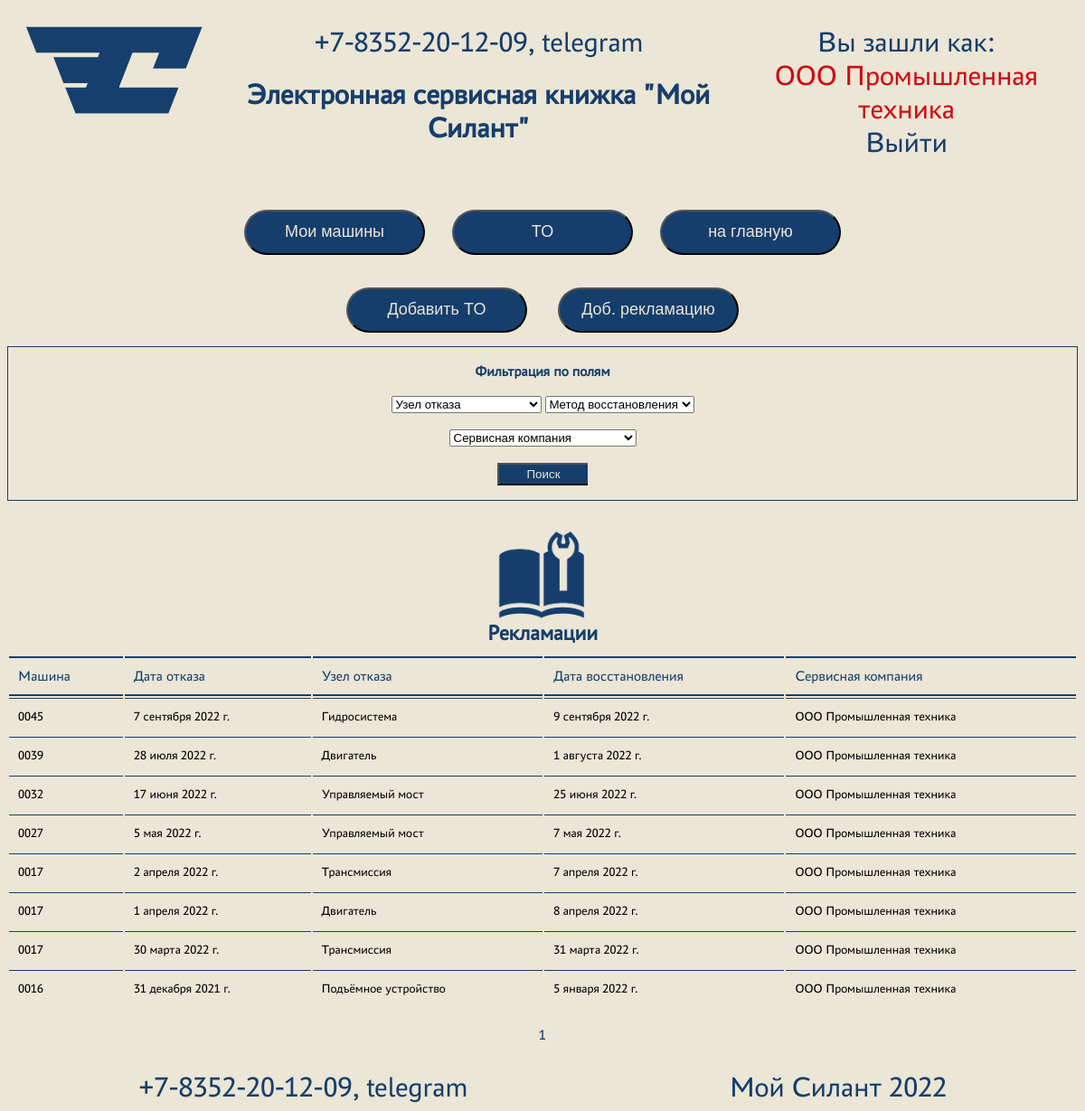
The app's page /reclamations (signed in) with its own data.
### service/models.py (models this page shows, shortened)
class Reclamations(models.Model):
    date = models.DateField(verbose_name="Дата отказа")
    work_time = models.IntegerField(verbose_name="Наработка (м/час)")
    node = models.ForeignKey(CatalogFailureNode, on_delete=models.CASCADE, verbose_name="Узел отказа")
    description = models.TextField(verbose_name="Описание отказа")
    recovery_method = models.ForeignKey(CatalogRecoveryMethod, on_delete=models.CASCADE,
                                        verbose_name="метод восстановления")
    repair_parts = models.TextField(blank=True, verbose_name="Используемые запчасти")
    repair_date = models.DateField(verbose_name="Дата восстановления")
    downtime = models.IntegerField(null=True, verbose_name="Время простоя техники")
    machine = models.ForeignKey(Machine, on_delete=models.CASCADE, verbose_name="Машина")
    service_company = models.ForeignKey(User, on_delete=models.CASCADE, verbose_name='Сервисная компания')
    class Meta:
        verbose_name = 'Рекламация'
        verbose_name_plural = 'Рекламации'

class Machine(models.Model):
    factory_number = models.CharField(max_length=20, unique=True, verbose_name='Зав. № машины')
    tech_model = models.ForeignKey(CatalogModelTech, null=True, on_delete=models.SET_NULL,
                                   verbose_name='Модель техники')
    engine_model = models.ForeignKey(CatalogModelEngine, null=True, on_delete=models.SET_NULL,
                                     verbose_name='Модель двигателя')
    factory_engine = models.CharField(max_length=20, unique=True, verbose_name='Зав. № двигателя')
    transmission_model = models.ForeignKey(CatalogModelTransmission, null=True, on_delete=models.SET_NULL,
                                           verbose_name='Модель трансмиссии')
    factory_transmission = models.CharField(max_length=20, unique=True, verbose_name='Зав. № трансмиссии')
    main_bridge_model = models.ForeignKey(CatalogModelMainBridge, null=True, on_delete=models.SET_NULL,
                                          verbose_name='Модель ведущего моста')
    factory_main_bridge = models.CharField(max_length=20, unique=True, verbose_name='Зав. № ведущего моста')
    control_bridge_model = models.ForeignKey(CatalogModelControlBridge, null=True, on_delete=models.SET_NULL,
                                             verbose_name='Модель управляемого моста')
    factory_control_bridge = models.CharField(max_length=20, unique=True, verbose_name='Зав. № управляемого моста')
    contract = models.TextField(verbose_name='Договор поставки')
    delivery_data = models.DateField(verbose_name='Дата отгрузки')
    consignee = models.TextField(verbose_name='Грузополучатель')
    address = models.TextField(verbose_name='Адрес поставки')
    equipment = models.TextField(null=True, verbose_name='Комплектация')
    client = models.ForeignKey(User, on_delete=models.CASCADE, verbose_name='Клиент')
    service_company = models.ForeignKey(CatalogServiceCompany, null=True, on_delete=models.SET_NULL,
                                        verbose_name='Сервисная компания')
    class Meta:
        verbose_name = 'Машина'
        verbose_name_plural = 'Машины'

class CatalogFailureNode(models.Model):
    name = models.CharField(max_length=255, unique=True, verbose_name="Узел")
    description = models.TextField(null=True, verbose_name="Описание")
    class Meta:
        verbose_name = 'Узел отказа'
        verbose_name_plural = 'Узлы отказа'
    def __str__(self):
        return self.name

### service/views.py (the view)
# urls.py: path('reclamations', ReclamationsView.as_view(), name='Reclamations'),
class ReclamationsView(LoginRequiredMixin, ListView):
    model = Reclamations
    ordering = ['-date']
    template_name = 'reclamations.html'
    context_object_name = 'reclamations'
    paginate_by = 10
    def get_queryset(self):
        if self.request.GET:
            manager_group = Group.objects.get(name='managers')
            service_group = Group.objects.get(name='service_organization')
            if manager_group in self.request.user.groups.all() or self.request.user.is_superuser == 1:
                queryset = super().get_queryset().order_by('-date')
            elif service_group in self.request.user.groups.all():
                queryset = Reclamations.objects.filter(service_company_id=self.request.user.id).order_by('-date')
            else:
                queryset = Reclamations.objects.filter(machine__client_id=self.request.user.id).order_by('-date')
            self.filterset = ReclamationsFilter(self.request.GET, queryset)
            return self.filterset.qs
        else:
            manager_group = Group.objects.get(name='managers')
            service_group = Group.objects.get(name='service_organization')
            if manager_group in self.request.user.groups.all() or self.request.user.is_superuser == 1:
                queryset = Reclamations.objects.all().order_by('-date')
            elif service_group in self.request.user.groups.all():
                queryset = Reclamations.objects.filter(service_company_id=self.request.user.id).order_by('-date')
            else:
                queryset = Reclamations.objects.filter(machine__client_id=self.request.user.id).order_by('-date')
            return queryset
    def get_context_data(self, *args, **kwargs):
        context = super(ReclamationsView, self).get_context_data(**kwargs)
        context['node'] = CatalogFailureNode.objects.all().order_by('name')
        context['recovery_method'] = CatalogRecoveryMethod.objects.all().order_by('name')
        context['service_company'] = CatalogServiceCompany.objects.all().order_by('name')
        return context

### service/templatetags/custom_tags.py (called while the page is built)
@register.filter(name='is_group')
def is_group(user, group_name):
    try:
        group = Group.objects.get(name=group_name)
        return group in user.groups.all()
    except Group.DoesNotExist:
        return False

### service/templates/reclamations.html (shortened to what this page needs)
{% extends 'flatpages/default.html' %}
{% load static %}
{% load custom_tags %}
{% block styles %}
<link rel="stylesheet" href="{% static 'css/mainstyle.css' %}">
{% endblock styles %}
{% block content %}
<div class="Main_top">
    <div class="Buttons">
            <div>
                <button type="" onclick="document.location='mymachines'" class="Redirect_button">Мои машины</button>
            </div>
            <div>
                <button type="" onclick="document.location='myto'" class="Redirect_button">TO</button>
            </div>
            <div>
                <button type="" onclick="document.location='.'" class="Redirect_button">на главную</button>
            </div>
    </div>
        <br><br class="Hidden_on_very_small">
        {% if request.user.is_authenticated %}
            <button type="" onclick="document.location='create_to'" class="Redirect_button">Добавить TO</button>
        {% endif %}
        {% if request.user.is_superuser or request.user|is_group:"managers" or request.user|is_group:"service_organization" %}
            <button type="" onclick="document.location='create_reclamation'" class="Redirect_button">Доб. рекламацию</button>
        {% endif %}
<br>
<div class="Filter_field">
    <div><br>
    <strong>Фильтрация по полям</strong><br><br>
    <form action="" method="get">
        <select size="1" name="node">
            <option selected disabled>Узел отказа</option>
        </select>
        <select size="1" name="recovery_method">
            <option selected disabled>Mетод восстановления</option>
        </select>
        <br><br>
        <select size="1" name="service_company">
            <option selected disabled>Сервисная компания</option>
        </select>
        <br><br>
        <button type="submit" class="Search_button">Поиск</button>
    </form>
    </div>
</div>
<br>
<img class="Userpict" src="{% static 'img/reclamations.png' %}" alt="my reclamations picture"/>
<h2>Рекламации</h2>
<table class="table">
    <thead>
        <th>Машина</th>
        <th>Дата отказа</th>
        <th>Узел отказа</th>
        <th class="Hidden_on_very_small">Дата восстановления</th>
        <th class="Hidden_on_very_small">Сервисная компания</th>
    </thead>
        <tbody>
            {% for reclamation in reclamations %}
            <tr onclick="document.location='reclamations/{{ reclamation.id }}'">
                 <td>
                        {{ reclamation.machine.factory_number }}
                    </td>
                    <td>
                        {{ reclamation.date }}
                    </td>
                    <td>
                        {{ reclamation.node }}
                    </td>
                    <td class="Hidden_on_very_small">
                        {{ reclamation.repair_date }}
                    </td>
                    <td class="Hidden_on_very_small">
                        {{ reclamation.service_company.first_name }}
                    </td>
                </tr>
            {% empty %}
                <tr>
                    <td colspan="5" align="center"> <h3>По вашему запросу ничего не найдено</h3></td>
                </tr>
            {% endfor %}
        </tbody>
    </table>
		{{ page_obj.number }}
</div>
{% endblock content %}

### service/templates/flatpages/default.html (shortened to what this page needs)
{% load static %}
<html lang="en">
<head>
    <link rel="stylesheet" href="{% static 'css/headerstyle.css' %}">
    {% block styles %}{% endblock styles %}
</head>
<body>
    <header>
        <div>
            <a href="/"><img class="Logo_img" src="{% static 'img/Logo_1.png' %}" alt="Logo"/></a>
        </div>
        <div class ="Header_text">
            +7-8352-20-12-09, telegram <br>
            <h1>Электронная сервисная книжка "Мой Силант"</h1>
        </div>
        <div class="Header_auth">
            {% if request.user.is_authenticated %}
                Вы зашли как: <div class="Account">{{ request.user.first_name }}</div>
                <a href = '/accounts/logout'>    Выйти </a> <br>
            {% else %}
                <a href = '/accounts/login'> Войти </a>
                {% endif %}
        </div>
    </header>
    <main>
    {% block content %}{% endblock content %}
    </main>
    <footer>
        <div>
            +7-8352-20-12-09, telegram
        </div>
        <div>
            Мой Силант 2022
        </div>
    </footer>
</body>
</html>

### service/static/css/headerstyle.css (style rules this page uses)
body { background: #EBE6D6; font-family: Astra; }
header { color: #163E6C; display: flex; justify-content: space-between; margin-bottom: 30px; }
.Logo_img { height: 100px; weight: 197px; padding: 20px; }
.Header_text { padding: 20px; font-size: 2em; text-align: center; }
.Header_text h1 { font-size: 1em; }
.Header_auth { padding: 20px; font-size: 2em; text-align: center; }
.Header_auth a { text-decoration: none; color: #163E6C; }
.Account { color: #D20A11; font-size: 1em; }
footer { color: #163E6C; display: flex; justify-content: space-around; font-size: 2em; margin-top: 30px; }

### service/static/css/mainstyle.css (style rules this page uses)
.Main_top { text-align: center; font-family: Astra; color: #163E6C; }
h2 { font-family: Astra; color: #163E6C; margin: 0 0 10px 0; }
.Filter_field { font-family: Astra; color: #163E6C; margin: 15px 0 15px 0; border: 1px solid #163E6C; display: flex; justify-content: center; }
.table { width: 100%; border: none; margin-bottom: 20px; font-family: Astra; }
.table thead th { padding: 10px; font-weight: 500; font-size: 16px; line-height: 20px; text-align: left; color: #163E6C; border-top: 2px solid #163E6C; border-bottom: 2px solid #163E6C; }
.table tbody td { padding: 10px; font-size: 14px; line-height: 20px; border-top: 1px solid #163E6C; }
.Search_button { width: 100px; height: 25px; border-right: 15px; color: #EBE6D6; background-color: #163E6C; }
.Buttons { display: flex; justify-content: center; }
.Redirect_button { width: 200px; height: 50px; color: #EBE6D6; background-color: #163E6C; margin: 0 15px 0 15px; font-size: 18px; border-radius: 25px; }
.Userpict { width: 100px; height: 100px; }

### records on screen
Reclamations: machine.factory_number "0045", date "7 сентября 2022 г.", node "Гидросистема", repair_date "9 сентября 2022 г.", service_company.first_name "ООО Промышленная техника"
Reclamations: machine.factory_number "0039", date "28 июля 2022 г.", node "Двигатель", repair_date "1 августа 2022 г.", service_company.first_name "ООО Промышленная техника"
Reclamations: machine.factory_number "0032", date "17 июня 2022 г.", node "Управляемый мост", repair_date "25 июня 2022 г.", service_company.first_name "ООО Промышленная техника"
Reclamations: machine.factory_number "0027", date "5 мая 2022 г.", node "Управляемый мост", repair_date "7 мая 2022 г.", service_company.first_name "ООО Промышленная техника"
Reclamations: machine.factory_number "0017", date "2 апреля 2022 г.", node "Трансмиссия", repair_date "7 апреля 2022 г.", service_company.first_name "ООО Промышленная техника"
Reclamations: machine.factory_number "0017", date "1 апреля 2022 г.", node "Двигатель", repair_date "8 апреля 2022 г.", service_company.first_name "ООО Промышленная техника"
Reclamations: machine.factory_number "0017", date "30 марта 2022 г.", node "Трансмиссия", repair_date "31 марта 2022 г.", service_company.first_name "ООО Промышленная техника"
Reclamations: machine.factory_number "0016", date "31 декабря 2021 г.", node "Подъёмное устройство", repair_date "5 января 2022 г.", service_company.first_name "ООО Промышленная техника"

### other values on screen
{{ request.user.first_name }} "ООО Промышленная техника"
{{ page_obj.number }} "1"
